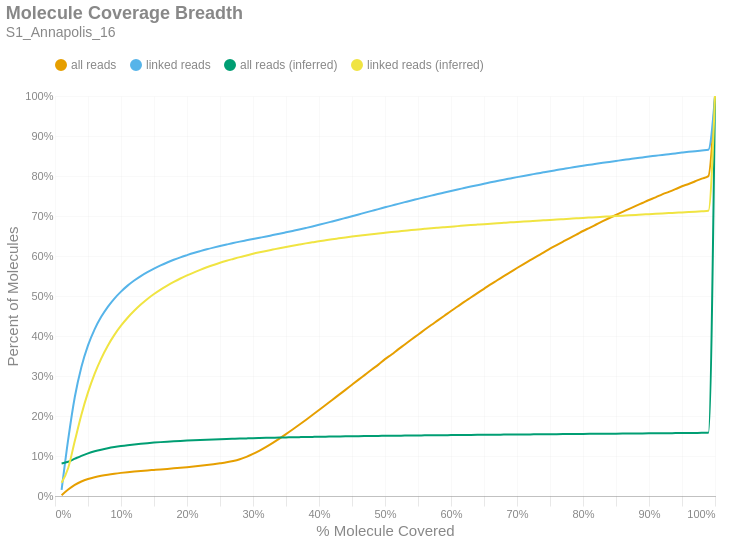

Notebook source saved alongside this figure:
### Markdown cell above
### Molecule Read Coverage
This chart shows molecule coverage breadth as computed by the number of bases aligned to that molecule. In other words, "*how much of each unique long molecule is actually sequenced/aligned?*" Keep in mind there is a distinction between sequences and alignments, since some sequences belonging to a particular molecule may not align well and wouldn't appear in the alignment data. This chart also shows molecule coverage breadth as computed by the *inferred fragment* from which the aligned sequences originate. Unlike read coverage, this calculation takes into account the total insert size, including unsequenced gaps between the forward and reverse reads. Like the previous figures, these are cumulative percents.

### Code cell
if SKIPLR:
    print_html(f"Skipped")
else:
    binned_df = consolidated_hist(valids['coverage_bp'], mask, 0.01, True)
    binned_df_inf = consolidated_hist(valids['coverage_inserts'], mask, 0.01, True)
    binned_df = binned_df.with_columns(pl.lit(binned_df_inf['all reads (cumsum)']).alias('all reads (inferred)'))
    binned_df = binned_df.with_columns(pl.lit(binned_df_inf['linked reads (cumsum)']).alias('linked reads (inferred)'))
    binned_df = binned_df.with_columns(
        (pl.col('bin').cast(pl.Float64) + 0.01).alias('right_edge')
    )

    with SafeRender(binned_df):
        (
            density_plot(binned_df, 'Molecule Coverage Breadth', samplename, 'molcov', ['all reads (inferred)','linked reads (inferred)'])
            .encode(
                #x=alt.X('bin:Q', title="% Molecule Covered").axis(format = '%').scale(padding=0),
                x=alt.X('right_edge:Q', title="% Molecule Covered").axis(format='%').scale(padding=0),
                y=alt.Y('value:Q', title='Percent of Molecules')
                    .axis(format='%')
                    .stack(False)
                    .scale(domainMin=0, padding=0),
                color=alt.Color("key:N").scale(domain = ["all reads", "linked reads", "all reads (inferred)", "linked reads (inferred)"]),
                tooltip = [
                    alt.Tooltip("key:N", title = "Data Type"),
                    alt.Tooltip("range_label:N", title="% Molecule Covered"),
                    alt.Tooltip("value:Q", format = ".2%", title="% Molecules")
                ]
            )
        ).display()

### Figure 1 — Vega-Lite specification as saved in the notebook (floating-point values rounded to 4 significant figures)
{"width": "container", "height": 400, "config": {"title": {"anchor": "start", "dy": -15, "fontSize": 18, "color": "#888888", "subtitleColor": "#888888", "subtitleFontSize": 14}, "arc": {"fill": "#0072B2"}, "axis": {"domainColor": "#888888", "domainWidth": 0.5, "gridWidth": 0.2, "grid": false, "titleFontWeight": 400, "titleFontSize": 15, "labelFontSize": 11, "labelColor": "#888888", "tickColor": "#888888", "tickWidth": 0.2, "titleColor": "#888888"}, "axisBand": {"grid": false}, "axisX": {"grid": true, "tickSize": 10, "domainCap": "round"}, "axisY": {"domain": false, "grid": true, "tickSize": 0, "domainCap": "round"}, "background": "transparent", "header": {"labelFontSize": 15, "labelColor": "#888888", "titleFontSize": 15, "titleFontWeight": 600, "titleColor": "#888888"}, "legend": {"labelFont": "sans-serif", "labelFontSize": 12, "labelColor": "#888888", "symbolSize": 100, "symbolType": "circle", "titleFontSize": 12, "titlePadding": 10, "titleColor": "#888888", "title": null, "orient": "top"}, "range": {"category": ["#E69F00", "#56B4E9", "#009E73", "#F0E442", "#0072B2", "#D55E00", "#CC79A7", "#000000"], "diverging": ["#cfe8f3", "#a2d4ec", "#73bfe2", "#46abdb", "#1696d2", "#12719e"]}, "area": {"fill": "#0072B2", "fillOpacity": 0.7, "line": true, "strokeOpacity": 0.7}, "line": {"color": "#0072B2", "stroke": "#0072B2", "strokeWidth": 2}, "trail": {"color": "#0072B2", "stroke": "#0072B2", "strokeWidth": 0, "size": 1}, "point": {"filled": true, "fillOpacity": 1.0, "size": 95}, "text": {"color": "#888888", "fontSize": 11, "align": "right", "fontWeight": 400, "size": 11}, "bar": {"fill": "#0072B2", "stroke": null}, "view": {"stroke": null, "continuousWidth": 660, "continuousHeight": 400}}, "data": {"name": "data-000ef32aeb17244b0597b10edd5348f0"}, "mark": {"type": "line", "interpolate": "monotone", "point": {"opacity": 0, "size": 275}}, "encoding": {"color": {"field": "key", "scale": {"domain": ["all reads", "linked reads", "all reads (inferred)", "linked reads (inferred)"]}, "type": "nominal"}, "tooltip": [{"field": "key", "title": "Data Type", "type": "nominal"}, {"field": "range_label", "title": "% Molecule Covered", "type": "nominal"}, {"field": "value", "format": ".2%", "title": "% Molecules", "type": "quantitative"}], "x": {"axis": {"format": "%"}, "field": "right_edge", "scale": {"padding": 0}, "title": "% Molecule Covered", "type": "quantitative"}, "y": {"axis": {"format": "%"}, "field": "value", "scale": {"domainMin": 0, "padding": 0}, "stack": false, "title": "Percent of Molecules", "type": "quantitative"}}, "params": [{"name": "param_c36ac31b6afebe62", "select": {"type": "point", "fields": ["key"]}, "bind": "legend"}], "title": {"text": "Molecule Coverage Breadth", "subtitle": "S1_Annapolis_16"}, "transform": [{"fold": ["all reads (cumsum)", "linked reads (cumsum)", "all reads (inferred)", "linked reads (inferred)"]}, {"calculate": "replace(datum.key, ' (cumsum)', '')", "as": "key"}, {"filter": {"param": "param_c36ac31b6afebe62"}}], "usermeta": {"embedOptions": {"downloadFileName": "S1_Annapolis_16.molcov"}}, "$schema": "https://vega.github.io/schema/vega-lite/v6.1.0.json", "datasets": {"data-000ef32aeb17244b0597b10edd5348f0": [{"bin": "0.0", "interval": "0.0-0.01", "all reads": 0.001938, "linked reads": 0.01511, "all reads (cumsum)": 0.001938, "linked reads (cumsum)": 0.01511, "range_label": "0.0-0.01", "all reads (inferred)": 0.08143, "linked reads (inferred)": 0.03302, "right_edge": 0.01}, {"bin": "0.01", "interval": "0.01-0.02", "all reads": 0.01413, "linked reads": 0.1263, "all reads (cumsum)": 0.01607, "linked reads (cumsum)": 0.1414, "range_label": "0.01-0.02", "all reads (inferred)": 0.08576, "linked reads (inferred)": 0.07006, "right_edge": 0.02}, {"bin": "0.02", "interval": "0.02-0.03", "all reads": 0.01181, "linked reads": 0.1062, "all reads (cumsum)": 0.02788, "linked reads (cumsum)": 0.2476, "range_label": "0.02-0.03", "all reads (inferred)": 0.09323, "linked reads (inferred)": 0.1374, "right_edge": 0.03}, {"bin": "0.03", "interval": "0.03-0.04", "all reads": 0.008416, "linked reads": 0.07492, "all reads (cumsum)": 0.0363, "linked reads (cumsum)": 0.3225, "range_label": "0.03-0.04", "all reads (inferred)": 0.1005, "linked reads (inferred)": 0.2032, "right_edge": 0.04}, {"bin": "0.04", "interval": "0.04-0.05", "all reads": 0.006061, "linked reads": 0.05395, "all reads (cumsum)": 0.04236, "linked reads (cumsum)": 0.3765, "range_label": "0.04-0.05", "all reads (inferred)": 0.1066, "linked reads (inferred)": 0.2589, "right_edge": 0.05}, {"bin": "0.05", "interval": "0.05-0.06", "all reads": 0.004569, "linked reads": 0.04021, "all reads (cumsum)": 0.04693, "linked reads (cumsum)": 0.4167, "range_label": "0.05-0.06", "all reads (inferred)": 0.1117, "linked reads (inferred)": 0.3053, "right_edge": 0.06}, {"bin": "0.06", "interval": "0.06-0.07", "all reads": 0.00356, "linked reads": 0.03124, "all reads (cumsum)": 0.05049, "linked reads (cumsum)": 0.4479, "range_label": "0.06-0.07", "all reads (inferred)": 0.1158, "linked reads (inferred)": 0.3436, "right_edge": 0.07}, {"bin": "0.07", "interval": "0.07-0.08", "all reads": 0.002858, "linked reads": 0.02504, "all reads (cumsum)": 0.05334, "linked reads (cumsum)": 0.473, "range_label": "0.07-0.08", "all reads (inferred)": 0.1194, "linked reads (inferred)": 0.3757, "right_edge": 0.08}, {"bin": "0.08", "interval": "0.08-0.09", "all reads": 0.002397, "linked reads": 0.02061, "all reads (cumsum)": 0.05574, "linked reads (cumsum)": 0.4936, "range_label": "0.08-0.09", "all reads (inferred)": 0.1223, "linked reads (inferred)": 0.4028, "right_edge": 0.09}, {"bin": "0.09", "interval": "0.09-0.1", "all reads": 0.002068, "linked reads": 0.01736, "all reads (cumsum)": 0.05781, "linked reads (cumsum)": 0.5109, "range_label": "0.09-0.1", "all reads (inferred)": 0.1248, "linked reads (inferred)": 0.4258, "right_edge": 0.1}, {"bin": "0.1", "interval": "0.1-0.11", "all reads": 0.001814, "linked reads": 0.01503, "all reads (cumsum)": 0.05962, "linked reads (cumsum)": 0.526, "range_label": "0.1-0.11", "all reads (inferred)": 0.127, "linked reads (inferred)": 0.4456, "right_edge": 0.11}, {"bin": "0.11", "interval": "0.11-0.12", "all reads": 0.001576, "linked reads": 0.01275, "all reads (cumsum)": 0.0612, "linked reads (cumsum)": 0.5387, "range_label": "0.11-0.12", "all reads (inferred)": 0.1289, "linked reads (inferred)": 0.463, "right_edge": 0.12}, {"bin": "0.12", "interval": "0.12-0.13", "all reads": 0.001425, "linked reads": 0.0112, "all reads (cumsum)": 0.06262, "linked reads (cumsum)": 0.5499, "range_label": "0.12-0.13", "all reads (inferred)": 0.1306, "linked reads (inferred)": 0.4785, "right_edge": 0.13}, {"bin": "0.13", "interval": "0.13-0.14", "all reads": 0.001303, "linked reads": 0.009705, "all reads (cumsum)": 0.06393, "linked reads (cumsum)": 0.5596, "range_label": "0.13-0.14", "all reads (inferred)": 0.1321, "linked reads (inferred)": 0.4926, "right_edge": 0.14}, {"bin": "0.14", "interval": "0.14-0.15", "all reads": 0.001249, "linked reads": 0.008846, "all reads (cumsum)": 0.06518, "linked reads (cumsum)": 0.5685, "range_label": "0.14-0.15", "all reads (inferred)": 0.1335, "linked reads (inferred)": 0.505, "right_edge": 0.15}, {"bin": "0.15", "interval": "0.15-0.16", "all reads": 0.001258, "linked reads": 0.007964, "all reads (cumsum)": 0.06643, "linked reads (cumsum)": 0.5764, "range_label": "0.15-0.16", "all reads (inferred)": 0.1347, "linked reads (inferred)": 0.5161, "right_edge": 0.16}, {"bin": "0.16", "interval": "0.16-0.17", "all reads": 0.001306, "linked reads": 0.007357, "all reads (cumsum)": 0.06774, "linked reads (cumsum)": 0.5838, "range_label": "0.16-0.17", "all reads (inferred)": 0.1358, "linked reads (inferred)": 0.5261, "right_edge": 0.17}, {"bin": "0.17", "interval": "0.17-0.18", "all reads": 0.001379, "linked reads": 0.006788, "all reads (cumsum)": 0.06912, "linked reads (cumsum)": 0.5906, "range_label": "0.17-0.18", "all reads (inferred)": 0.1368, "linked reads (inferred)": 0.5353, "right_edge": 0.18}, {"bin": "0.18", "interval": "0.18-0.19", "all reads": 0.001456, "linked reads": 0.006074, "all reads (cumsum)": 0.07058, "linked reads (cumsum)": 0.5966, "range_label": "0.18-0.19", "all reads (inferred)": 0.1377, "linked reads (inferred)": 0.5437, "right_edge": 0.19}, {"bin": "0.19", "interval": "0.19-0.2", "all reads": 0.001532, "linked reads": 0.005438, "all reads (cumsum)": 0.07211, "linked reads (cumsum)": 0.6021, "range_label": "0.19-0.2", "all reads (inferred)": 0.1386, "linked reads (inferred)": 0.5514, "right_edge": 0.2}, {"bin": "0.2", "interval": "0.2-0.21", "all reads": 0.001658, "linked reads": 0.00522, "all reads (cumsum)": 0.07377, "linked reads (cumsum)": 0.6073, "range_label": "0.2-0.21", "all reads (inferred)": 0.1394, "linked reads (inferred)": 0.5586, "right_edge": 0.21}, {"bin": "0.21", "interval": "0.21-0.22", "all reads": 0.001747, "linked reads": 0.004792, "all reads (cumsum)": 0.07551, "linked reads (cumsum)": 0.6121, "range_label": "0.21-0.22", "all reads (inferred)": 0.1401, "linked reads (inferred)": 0.5654, "right_edge": 0.22}, {"bin": "0.22", "interval": "0.22-0.23", "all reads": 0.001906, "linked reads": 0.004601, "all reads (cumsum)": 0.07742, "linked reads (cumsum)": 0.6167, "range_label": "0.22-0.23", "all reads (inferred)": 0.1408, "linked reads (inferred)": 0.5717, "right_edge": 0.23}, {"bin": "0.23", "interval": "0.23-0.24", "all reads": 0.002059, "linked reads": 0.00426, "all reads (cumsum)": 0.07948, "linked reads (cumsum)": 0.621, "range_label": "0.23-0.24", "all reads (inferred)": 0.1414, "linked reads (inferred)": 0.5775, "right_edge": 0.24}, {"bin": "0.24", "interval": "0.24-0.25", "all reads": 0.00224, "linked reads": 0.003974, "all reads (cumsum)": 0.08172, "linked reads (cumsum)": 0.6249, "range_label": "0.24-0.25", "all reads (inferred)": 0.142, "linked reads (inferred)": 0.583, "right_edge": 0.25}, {"bin": "0.25", "interval": "0.25-0.26", "all reads": 0.002489, "linked reads": 0.003811, "all reads (cumsum)": 0.08421, "linked reads (cumsum)": 0.6287, "range_label": "0.25-0.26", "all reads (inferred)": 0.1426, "linked reads (inferred)": 0.588, "right_edge": 0.26}, {"bin": "0.26", "interval": "0.26-0.27", "all reads": 0.003172, "linked reads": 0.003755, "all reads (cumsum)": 0.08738, "linked reads (cumsum)": 0.6325, "range_label": "0.26-0.27", "all reads (inferred)": 0.1431, "linked reads (inferred)": 0.5926, "right_edge": 0.27}, {"bin": "0.27", "interval": "0.27-0.28", "all reads": 0.004435, "linked reads": 0.003428, "all reads (cumsum)": 0.09181, "linked reads (cumsum)": 0.6359, "range_label": "0.27-0.28", "all reads (inferred)": 0.1436, "linked reads (inferred)": 0.5971, "right_edge": 0.28}, {"bin": "0.28", "interval": "0.28-0.29", "all reads": 0.006013, "linked reads": 0.003249, "all reads (cumsum)": 0.09783, "linked reads (cumsum)": 0.6392, "range_label": "0.28-0.29", "all reads (inferred)": 0.1441, "linked reads (inferred)": 0.6013, "right_edge": 0.29}, {"bin": "0.29", "interval": "0.29-0.3", "all reads": 0.007372, "linked reads": 0.00323, "all reads (cumsum)": 0.1052, "linked reads (cumsum)": 0.6424, "range_label": "0.29-0.3", "all reads (inferred)": 0.1445, "linked reads (inferred)": 0.6054, "right_edge": 0.3}, {"bin": "0.3", "interval": "0.3-0.31", "all reads": 0.008408, "linked reads": 0.003238, "all reads (cumsum)": 0.1136, "linked reads (cumsum)": 0.6456, "range_label": "0.3-0.31", "all reads (inferred)": 0.1449, "linked reads (inferred)": 0.6092, "right_edge": 0.31}, {"bin": "0.31", "interval": "0.31-0.32", "all reads": 0.009376, "linked reads": 0.003251, "all reads (cumsum)": 0.123, "linked reads (cumsum)": 0.6489, "range_label": "0.31-0.32", "all reads (inferred)": 0.1453, "linked reads (inferred)": 0.6127, "right_edge": 0.32}, {"bin": "0.32", "interval": "0.32-0.33", "all reads": 0.01007, "linked reads": 0.003383, "all reads (cumsum)": 0.1331, "linked reads (cumsum)": 0.6523, "range_label": "0.32-0.33", "all reads (inferred)": 0.1457, "linked reads (inferred)": 0.6161, "right_edge": 0.33}, {"bin": "0.33", "interval": "0.33-0.34", "all reads": 0.01053, "linked reads": 0.003345, "all reads (cumsum)": 0.1436, "linked reads (cumsum)": 0.6556, "range_label": "0.33-0.34", "all reads (inferred)": 0.1461, "linked reads (inferred)": 0.6195, "right_edge": 0.34}, {"bin": "0.34", "interval": "0.34-0.35", "all reads": 0.01108, "linked reads": 0.003527, "all reads (cumsum)": 0.1547, "linked reads (cumsum)": 0.6591, "range_label": "0.34-0.35", "all reads (inferred)": 0.1464, "linked reads (inferred)": 0.6226, "right_edge": 0.35}, {"bin": "0.35", "interval": "0.35-0.36", "all reads": 0.01152, "linked reads": 0.003562, "all reads (cumsum)": 0.1662, "linked reads (cumsum)": 0.6627, "range_label": "0.35-0.36", "all reads (inferred)": 0.1468, "linked reads (inferred)": 0.6258, "right_edge": 0.36}, {"bin": "0.36", "interval": "0.36-0.37", "all reads": 0.01185, "linked reads": 0.003585, "all reads (cumsum)": 0.178, "linked reads (cumsum)": 0.6663, "range_label": "0.36-0.37", "all reads (inferred)": 0.1471, "linked reads (inferred)": 0.6287, "right_edge": 0.37}, {"bin": "0.37", "interval": "0.37-0.38", "all reads": 0.01209, "linked reads": 0.003728, "all reads (cumsum)": 0.1901, "linked reads (cumsum)": 0.67, "range_label": "0.37-0.38", "all reads (inferred)": 0.1474, "linked reads (inferred)": 0.6316, "right_edge": 0.38}, {"bin": "0.38", "interval": "0.38-0.39", "all reads": 0.01235, "linked reads": 0.003831, "all reads (cumsum)": 0.2025, "linked reads (cumsum)": 0.6739, "range_label": "0.38-0.39", "all reads (inferred)": 0.1477, "linked reads (inferred)": 0.6342, "right_edge": 0.39}, {"bin": "0.39", "interval": "0.39-0.4", "all reads": 0.01265, "linked reads": 0.004073, "all reads (cumsum)": 0.2151, "linked reads (cumsum)": 0.6779, "range_label": "0.39-0.4", "all reads (inferred)": 0.148, "linked reads (inferred)": 0.6369, "right_edge": 0.4}, {"bin": "0.4", "interval": "0.4-0.41", "all reads": 0.01234, "linked reads": 0.004191, "all reads (cumsum)": 0.2275, "linked reads (cumsum)": 0.6821, "range_label": "0.4-0.41", "all reads (inferred)": 0.1483, "linked reads (inferred)": 0.6393, "right_edge": 0.41}, {"bin": "0.41", "interval": "0.41-0.42", "all reads": 0.01263, "linked reads": 0.004292, "all reads (cumsum)": 0.2401, "linked reads (cumsum)": 0.6864, "range_label": "0.41-0.42", "all reads (inferred)": 0.1486, "linked reads (inferred)": 0.6418, "right_edge": 0.42}, {"bin": "0.42", "interval": "0.42-0.43", "all reads": 0.01271, "linked reads": 0.004312, "all reads (cumsum)": 0.2528, "linked reads (cumsum)": 0.6907, "range_label": "0.42-0.43", "all reads (inferred)": 0.1488, "linked reads (inferred)": 0.6441, "right_edge": 0.43}, {"bin": "0.43", "interval": "0.43-0.44", "all reads": 0.01258, "linked reads": 0.004345, "all reads (cumsum)": 0.2654, "linked reads (cumsum)": 0.6951, "range_label": "0.43-0.44", "all reads (inferred)": 0.1491, "linked reads (inferred)": 0.6464, "right_edge": 0.44}, {"bin": "0.44", "interval": "0.44-0.45", "all reads": 0.01281, "linked reads": 0.004354, "all reads (cumsum)": 0.2782, "linked reads (cumsum)": 0.6994, "range_label": "0.44-0.45", "all reads (inferred)": 0.1493, "linked reads (inferred)": 0.6485, "right_edge": 0.45}, {"bin": "0.45", "interval": "0.45-0.46", "all reads": 0.01275, "linked reads": 0.004453, "all reads (cumsum)": 0.2909, "linked reads (cumsum)": 0.7039, "range_label": "0.45-0.46", "all reads (inferred)": 0.1496, "linked reads (inferred)": 0.6505, "right_edge": 0.46}, {"bin": "0.46", "interval": "0.46-0.47", "all reads": 0.0126, "linked reads": 0.004529, "all reads (cumsum)": 0.3035, "linked reads (cumsum)": 0.7084, "range_label": "0.46-0.47", "all reads (inferred)": 0.1498, "linked reads (inferred)": 0.6524, "right_edge": 0.47}, {"bin": "0.47", "interval": "0.47-0.48", "all reads": 0.0128, "linked reads": 0.004373, "all reads (cumsum)": 0.3163, "linked reads (cumsum)": 0.7128, "range_label": "0.47-0.48", "all reads (inferred)": 0.15, "linked reads (inferred)": 0.6544, "right_edge": 0.48}, {"bin": "0.48", "interval": "0.48-0.49", "all reads": 0.01214, "linked reads": 0.004357, "all reads (cumsum)": 0.3285, "linked reads (cumsum)": 0.7171, "range_label": "0.48-0.49", "all reads (inferred)": 0.1502, "linked reads (inferred)": 0.6562, "right_edge": 0.49}, {"bin": "0.49", "interval": "0.49-0.5", "all reads": 0.01358, "linked reads": 0.004524, "all reads (cumsum)": 0.3421, "linked reads (cumsum)": 0.7217, "range_label": "0.49-0.5", "all reads (inferred)": 0.1504, "linked reads (inferred)": 0.658, "right_edge": 0.5}, {"bin": "0.5", "interval": "0.5-0.51", "all reads": 0.01159, "linked reads": 0.00429, "all reads (cumsum)": 0.3537, "linked reads (cumsum)": 0.7259, "range_label": "0.5-0.51", "all reads (inferred)": 0.1506, "linked reads (inferred)": 0.6598, "right_edge": 0.51}, {"bin": "0.51", "interval": "0.51-0.52", "all reads": 0.01298, "linked reads": 0.00443, "all reads (cumsum)": 0.3666, "linked reads (cumsum)": 0.7304, "range_label": "0.51-0.52", "all reads (inferred)": 0.1508, "linked reads (inferred)": 0.6615, "right_edge": 0.52}, {"bin": "0.52", "interval": "0.52-0.53", "all reads": 0.0122, "linked reads": 0.004239, "all reads (cumsum)": 0.3788, "linked reads (cumsum)": 0.7346, "range_label": "0.52-0.53", "all reads (inferred)": 0.151, "linked reads (inferred)": 0.6631, "right_edge": 0.53}, {"bin": "0.53", "interval": "0.53-0.54", "all reads": 0.01235, "linked reads": 0.004213, "all reads (cumsum)": 0.3912, "linked reads (cumsum)": 0.7388, "range_label": "0.53-0.54", "all reads (inferred)": 0.1512, "linked reads (inferred)": 0.6648, "right_edge": 0.54}, {"bin": "0.54", "interval": "0.54-0.55", "all reads": 0.01204, "linked reads": 0.004041, "all reads (cumsum)": 0.4032, "linked reads (cumsum)": 0.7429, "range_label": "0.54-0.55", "all reads (inferred)": 0.1514, "linked reads (inferred)": 0.6664, "right_edge": 0.55}, {"bin": "0.55", "interval": "0.55-0.56", "all reads": 0.01223, "linked reads": 0.004114, "all reads (cumsum)": 0.4155, "linked reads (cumsum)": 0.747, "range_label": "0.55-0.56", "all reads (inferred)": 0.1516, "linked reads (inferred)": 0.6679, "right_edge": 0.56}, {"bin": "0.56", "interval": "0.56-0.57", "all reads": 0.01199, "linked reads": 0.00394, "all reads (cumsum)": 0.4275, "linked reads (cumsum)": 0.7509, "range_label": "0.56-0.57", "all reads (inferred)": 0.1518, "linked reads (inferred)": 0.6694, "right_edge": 0.57}, {"bin": "0.57", "interval": "0.57-0.58", "all reads": 0.01157, "linked reads": 0.004039, "all reads (cumsum)": 0.439, "linked reads (cumsum)": 0.755, "range_label": "0.57-0.58", "all reads (inferred)": 0.1519, "linked reads (inferred)": 0.6708, "right_edge": 0.58}, {"bin": "0.58", "interval": "0.58-0.59", "all reads": 0.01167, "linked reads": 0.003744, "all reads (cumsum)": 0.4507, "linked reads (cumsum)": 0.7587, "range_label": "0.58-0.59", "all reads (inferred)": 0.1521, "linked reads (inferred)": 0.6721, "right_edge": 0.59}, {"bin": "0.59", "interval": "0.59-0.6", "all reads": 0.01179, "linked reads": 0.003894, "all reads (cumsum)": 0.4625, "linked reads (cumsum)": 0.7626, "range_label": "0.59-0.6", "all reads (inferred)": 0.1523, "linked reads (inferred)": 0.6734, "right_edge": 0.6}, {"bin": "0.6", "interval": "0.6-0.61", "all reads": 0.01119, "linked reads": 0.003744, "all reads (cumsum)": 0.4737, "linked reads (cumsum)": 0.7663, "range_label": "0.6-0.61", "all reads (inferred)": 0.1524, "linked reads (inferred)": 0.6747, "right_edge": 0.61}, {"bin": "0.61", "interval": "0.61-0.62", "all reads": 0.01148, "linked reads": 0.003573, "all reads (cumsum)": 0.4851, "linked reads (cumsum)": 0.7699, "range_label": "0.61-0.62", "all reads (inferred)": 0.1526, "linked reads (inferred)": 0.676, "right_edge": 0.62}, {"bin": "0.62", "interval": "0.62-0.63", "all reads": 0.01102, "linked reads": 0.003631, "all reads (cumsum)": 0.4962, "linked reads (cumsum)": 0.7735, "range_label": "0.62-0.63", "all reads (inferred)": 0.1527, "linked reads (inferred)": 0.6773, "right_edge": 0.63}, {"bin": "0.63", "interval": "0.63-0.64", "all reads": 0.01107, "linked reads": 0.00355, "all reads (cumsum)": 0.5072, "linked reads (cumsum)": 0.7771, "range_label": "0.63-0.64", "all reads (inferred)": 0.1529, "linked reads (inferred)": 0.6785, "right_edge": 0.64}, {"bin": "0.64", "interval": "0.64-0.65", "all reads": 0.01077, "linked reads": 0.003512, "all reads (cumsum)": 0.518, "linked reads (cumsum)": 0.7806, "range_label": "0.64-0.65", "all reads (inferred)": 0.1531, "linked reads (inferred)": 0.6797, "right_edge": 0.65}, {"bin": "0.65", "interval": "0.65-0.66", "all reads": 0.01104, "linked reads": 0.003535, "all reads (cumsum)": 0.529, "linked reads (cumsum)": 0.7841, "range_label": "0.65-0.66", "all reads (inferred)": 0.1532, "linked reads (inferred)": 0.6808, "right_edge": 0.66}, {"bin": "0.66", "interval": "0.66-0.67", "all reads": 0.0103, "linked reads": 0.003299, "all reads (cumsum)": 0.5393, "linked reads (cumsum)": 0.7874, "range_label": "0.66-0.67", "all reads (inferred)": 0.1533, "linked reads (inferred)": 0.6819, "right_edge": 0.67}, {"bin": "0.67", "interval": "0.67-0.68", "all reads": 0.01041, "linked reads": 0.003309, "all reads (cumsum)": 0.5497, "linked reads (cumsum)": 0.7908, "range_label": "0.67-0.68", "all reads (inferred)": 0.1535, "linked reads (inferred)": 0.683, "right_edge": 0.68}, {"bin": "0.68", "interval": "0.68-0.69", "all reads": 0.01004, "linked reads": 0.003203, "all reads (cumsum)": 0.5598, "linked reads (cumsum)": 0.794, "range_label": "0.68-0.69", "all reads (inferred)": 0.1536, "linked reads (inferred)": 0.6841, "right_edge": 0.69}, {"bin": "0.69", "interval": "0.69-0.7", "all reads": 0.01019, "linked reads": 0.003203, "all reads (cumsum)": 0.57, "linked reads (cumsum)": 0.7972, "range_label": "0.69-0.7", "all reads (inferred)": 0.1538, "linked reads (inferred)": 0.6851, "right_edge": 0.7}, {"bin": "0.7", "interval": "0.7-0.71", "all reads": 0.009873, "linked reads": 0.003085, "all reads (cumsum)": 0.5799, "linked reads (cumsum)": 0.8002, "range_label": "0.7-0.71", "all reads (inferred)": 0.1539, "linked reads (inferred)": 0.6862, "right_edge": 0.71}, {"bin": "0.71", "interval": "0.71-0.72", "all reads": 0.009659, "linked reads": 0.002998, "all reads (cumsum)": 0.5895, "linked reads (cumsum)": 0.8032, "range_label": "0.71-0.72", "all reads (inferred)": 0.154, "linked reads (inferred)": 0.6872, "right_edge": 0.72}, {"bin": "0.72", "interval": "0.72-0.73", "all reads": 0.009684, "linked reads": 0.00288, "all reads (cumsum)": 0.5992, "linked reads (cumsum)": 0.8061, "range_label": "0.72-0.73", "all reads (inferred)": 0.1542, "linked reads (inferred)": 0.6882, "right_edge": 0.73}, {"bin": "0.73", "interval": "0.73-0.74", "all reads": 0.009381, "linked reads": 0.003012, "all reads (cumsum)": 0.6086, "linked reads (cumsum)": 0.8091, "range_label": "0.73-0.74", "all reads (inferred)": 0.1543, "linked reads (inferred)": 0.6892, "right_edge": 0.74}, {"bin": "0.74", "interval": "0.74-0.75", "all reads": 0.009748, "linked reads": 0.002934, "all reads (cumsum)": 0.6183, "linked reads (cumsum)": 0.8121, "range_label": "0.74-0.75", "all reads (inferred)": 0.1545, "linked reads (inferred)": 0.6903, "right_edge": 0.75}, {"bin": "0.75", "interval": "0.75-0.76", "all reads": 0.008847, "linked reads": 0.002745, "all reads (cumsum)": 0.6272, "linked reads (cumsum)": 0.8148, "range_label": "0.75-0.76", "all reads (inferred)": 0.1546, "linked reads (inferred)": 0.6912, "right_edge": 0.76}, {"bin": "0.76", "interval": "0.76-0.77", "all reads": 0.008955, "linked reads": 0.002735, "all reads (cumsum)": 0.6361, "linked reads (cumsum)": 0.8175, "range_label": "0.76-0.77", "all reads (inferred)": 0.1547, "linked reads (inferred)": 0.6922, "right_edge": 0.77}, {"bin": "0.77", "interval": "0.77-0.78", "all reads": 0.008846, "linked reads": 0.002752, "all reads (cumsum)": 0.645, "linked reads (cumsum)": 0.8203, "range_label": "0.77-0.78", "all reads (inferred)": 0.1549, "linked reads (inferred)": 0.6932, "right_edge": 0.78}, {"bin": "0.78", "interval": "0.78-0.79", "all reads": 0.008622, "linked reads": 0.002572, "all reads (cumsum)": 0.6536, "linked reads (cumsum)": 0.8229, "range_label": "0.78-0.79", "all reads (inferred)": 0.155, "linked reads (inferred)": 0.6942, "right_edge": 0.79}, {"bin": "0.79", "interval": "0.79-0.8", "all reads": 0.008901, "linked reads": 0.002712, "all reads (cumsum)": 0.6625, "linked reads (cumsum)": 0.8256, "range_label": "0.79-0.8", "all reads (inferred)": 0.1552, "linked reads (inferred)": 0.6952, "right_edge": 0.8}, {"bin": "0.8", "interval": "0.8-0.81", "all reads": 0.008048, "linked reads": 0.002491, "all reads (cumsum)": 0.6705, "linked reads (cumsum)": 0.8281, "range_label": "0.8-0.81", "all reads (inferred)": 0.1553, "linked reads (inferred)": 0.6961, "right_edge": 0.81}, {"bin": "0.81", "interval": "0.81-0.82", "all reads": 0.00822, "linked reads": 0.002503, "all reads (cumsum)": 0.6788, "linked reads (cumsum)": 0.8306, "range_label": "0.81-0.82", "all reads (inferred)": 0.1555, "linked reads (inferred)": 0.697, "right_edge": 0.82}, {"bin": "0.82", "interval": "0.82-0.83", "all reads": 0.008186, "linked reads": 0.002413, "all reads (cumsum)": 0.6869, "linked reads (cumsum)": 0.833, "range_label": "0.82-0.83", "all reads (inferred)": 0.1556, "linked reads (inferred)": 0.698, "right_edge": 0.83}, {"bin": "0.83", "interval": "0.83-0.84", "all reads": 0.008007, "linked reads": 0.002287, "all reads (cumsum)": 0.695, "linked reads (cumsum)": 0.8353, "range_label": "0.83-0.84", "all reads (inferred)": 0.1557, "linked reads (inferred)": 0.6989, "right_edge": 0.84}, {"bin": "0.84", "interval": "0.84-0.85", "all reads": 0.007769, "linked reads": 0.002303, "all reads (cumsum)": 0.7027, "linked reads (cumsum)": 0.8376, "range_label": "0.84-0.85", "all reads (inferred)": 0.1559, "linked reads (inferred)": 0.6999, "right_edge": 0.85}, {"bin": "0.85", "interval": "0.85-0.86", "all reads": 0.007695, "linked reads": 0.002318, "all reads (cumsum)": 0.7104, "linked reads (cumsum)": 0.8399, "range_label": "0.85-0.86", "all reads (inferred)": 0.156, "linked reads (inferred)": 0.7009, "right_edge": 0.86}, {"bin": "0.86", "interval": "0.86-0.87", "all reads": 0.007471, "linked reads": 0.002245, "all reads (cumsum)": 0.7179, "linked reads (cumsum)": 0.8421, "range_label": "0.86-0.87", "all reads (inferred)": 0.1562, "linked reads (inferred)": 0.7018, "right_edge": 0.87}, {"bin": "0.87", "interval": "0.87-0.88", "all reads": 0.007484, "linked reads": 0.002293, "all reads (cumsum)": 0.7254, "linked reads (cumsum)": 0.8444, "range_label": "0.87-0.88", "all reads (inferred)": 0.1563, "linked reads (inferred)": 0.7027, "right_edge": 0.88}, {"bin": "0.88", "interval": "0.88-0.89", "all reads": 0.007228, "linked reads": 0.002082, "all reads (cumsum)": 0.7326, "linked reads (cumsum)": 0.8465, "range_label": "0.88-0.89", "all reads (inferred)": 0.1565, "linked reads (inferred)": 0.7037, "right_edge": 0.89}, {"bin": "0.89", "interval": "0.89-0.9", "all reads": 0.007299, "linked reads": 0.002151, "all reads (cumsum)": 0.7399, "linked reads (cumsum)": 0.8487, "range_label": "0.89-0.9", "all reads (inferred)": 0.1566, "linked reads (inferred)": 0.7046, "right_edge": 0.9}, {"bin": "0.9", "interval": "0.9-0.91", "all reads": 0.006685, "linked reads": 0.001969, "all reads (cumsum)": 0.7466, "linked reads (cumsum)": 0.8506, "range_label": "0.9-0.91", "all reads (inferred)": 0.1568, "linked reads (inferred)": 0.7055, "right_edge": 0.91}, {"bin": "0.91", "interval": "0.91-0.92", "all reads": 0.007499, "linked reads": 0.002054, "all reads (cumsum)": 0.7541, "linked reads (cumsum)": 0.8527, "range_label": "0.91-0.92", "all reads (inferred)": 0.1569, "linked reads (inferred)": 0.7064, "right_edge": 0.92}, {"bin": "0.92", "interval": "0.92-0.93", "all reads": 0.006303, "linked reads": 0.001907, "all reads (cumsum)": 0.7604, "linked reads (cumsum)": 0.8546, "range_label": "0.92-0.93", "all reads (inferred)": 0.157, "linked reads (inferred)": 0.7072, "right_edge": 0.93}, {"bin": "0.93", "interval": "0.93-0.94", "all reads": 0.006732, "linked reads": 0.001943, "all reads (cumsum)": 0.7671, "linked reads (cumsum)": 0.8565, "range_label": "0.93-0.94", "all reads (inferred)": 0.1572, "linked reads (inferred)": 0.7081, "right_edge": 0.94}, {"bin": "0.94", "interval": "0.94-0.95", "all reads": 0.007137, "linked reads": 0.001923, "all reads (cumsum)": 0.7743, "linked reads (cumsum)": 0.8585, "range_label": "0.94-0.95", "all reads (inferred)": 0.1573, "linked reads (inferred)": 0.7089, "right_edge": 0.95}, {"bin": "0.95", "interval": "0.95-0.96", "all reads": 0.005805, "linked reads": 0.001872, "all reads (cumsum)": 0.7801, "linked reads (cumsum)": 0.8603, "range_label": "0.95-0.96", "all reads (inferred)": 0.1575, "linked reads (inferred)": 0.7097, "right_edge": 0.96}, {"bin": "0.96", "interval": "0.96-0.97", "all reads": 0.006742, "linked reads": 0.001741, "all reads (cumsum)": 0.7868, "linked reads (cumsum)": 0.8621, "range_label": "0.96-0.97", "all reads (inferred)": 0.1577, "linked reads (inferred)": 0.7107, "right_edge": 0.97}, {"bin": "0.97", "interval": "0.97-0.98", "all reads": 0.00672, "linked reads": 0.001824, "all reads (cumsum)": 0.7935, "linked reads (cumsum)": 0.8639, "range_label": "0.97-0.98", "all reads (inferred)": 0.1579, "linked reads (inferred)": 0.7117, "right_edge": 0.98}, {"bin": "0.98", "interval": "0.98-0.99", "all reads": 0.006276, "linked reads": 0.001835, "all reads (cumsum)": 0.7998, "linked reads (cumsum)": 0.8657, "range_label": "0.98-0.99", "all reads (inferred)": 0.1581, "linked reads (inferred)": 0.7129, "right_edge": 0.99}, {"bin": "0.99", "interval": "0.99-1.0", "all reads": 0.2002, "linked reads": 0.1343, "all reads (cumsum)": 1.0, "linked reads (cumsum)": 1.0, "range_label": "0.99-1.0", "all reads (inferred)": 1.0, "linked reads (inferred)": 1.0, "right_edge": 1.0}]}}
